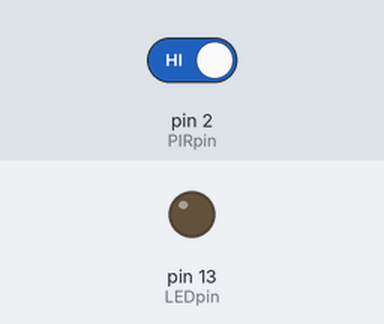
This sketch was run on a simulated Arduino Uno, built with avr-gcc and run on an emulated ATmega328P. Parts: output pins drawn as LEDs (lit = HIGH). The test bench sets the inputs (shaded band); at power-on: pin 2 (PIRpin) HIGH.

Above: at 2.8 s.
2.9 s: pin 2 (PIRpin) driven LOW
At 3.3 s:
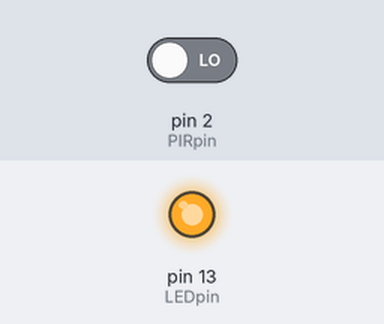
4.5 s: pin 2 (PIRpin) driven HIGH
At 6.1 s:
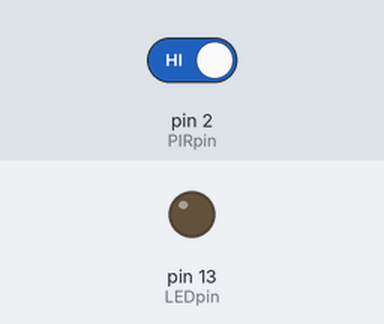
Timing chart, 0 to 7.6 s (numbered marks = the images above; inputs shaded):
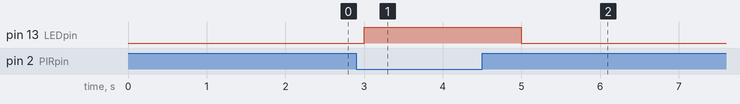

The sketch:

shouden_2.ino
```cpp
const int PIRpin = 2;
const int LEDpin = 13;

void setup()
{
  pinMode(LEDpin, OUTPUT);
  pinMode(PIRpin, INPUT_PULLUP);
}

void loop()
{
   if (digitalRead(PIRpin) == LOW) {
     digitalWrite(LEDpin, HIGH);

     Serial.println("1");
   } else {
     digitalWrite(LEDpin, LOW);
     Serial.println("0");
   }
   delay(1000);
}
```

Measured:
- after the input at 2.9 s, pin 13 (LEDpin): LOW → HIGH after 0.10 s
- after the input at 4.5 s, pin 13 (LEDpin): HIGH → LOW after 0.50 s
